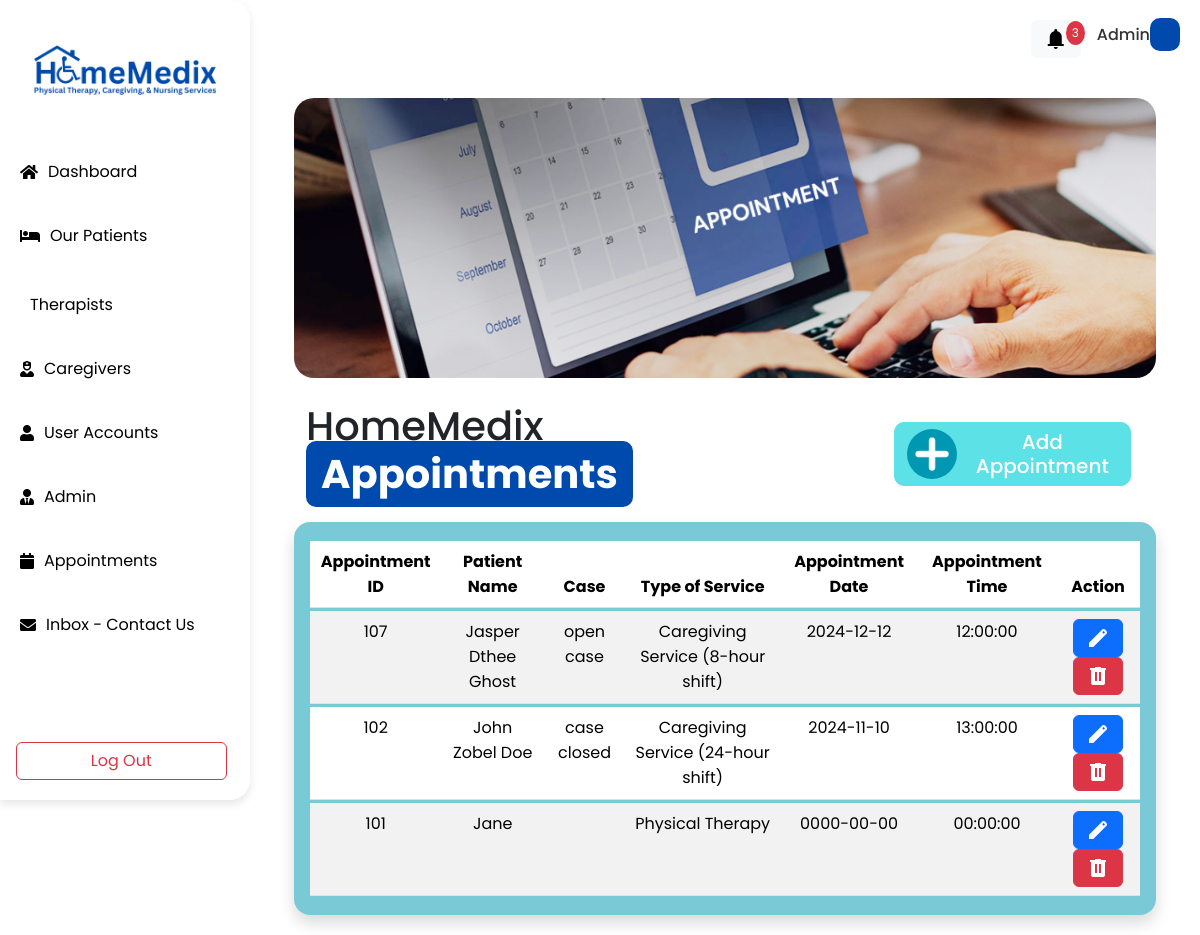
Page /admin/Admin_AppointmentRecord.php on the committed database.
### tables this page shows
CREATE TABLE `appointments` (
  `id` int(11) NOT NULL,
  `user_id` int(11) NOT NULL,
  `practitioner_id` int(11) NOT NULL,
  `fname` varchar(128) NOT NULL,
  `mname` varchar(128) NOT NULL,
  `lname` varchar(128) NOT NULL,
  `sex` tinyint(1) NOT NULL COMMENT '1-male, 2-female',
  `bday` date NOT NULL,
  `address` varchar(255) NOT NULL,
  `barangay` varchar(128) NOT NULL,
  `city` varchar(128) NOT NULL,
  `zip` varchar(32) NOT NULL,
  `appointment_case` text NOT NULL,
  `service` tinyint(1) NOT NULL,
  `payment` tinyint(1) NOT NULL,
  `appointment_date` date NOT NULL,
  `appointment_time` time NOT NULL,
  `email` varchar(255) NOT NULL,
  `phone` varchar(128) NOT NULL,
  `status` tinyint(1) NOT NULL COMMENT '0-draft, 1-pending, 2-approved',
  `created_at` timestamp NOT NULL DEFAULT current_timestamp()
);

### backend/function.php (called while the page is built, shortened)
<?php
function getTable($table){
    global $con;
    $table = mysqli_real_escape_string($con, $table);
    $query = "SELECT * FROM `$table` ORDER BY created_at DESC";
    return $query_run = mysqli_query($con, $query);
}
function getService($service){
    switch($service){
        case 0:
            return 'Physical Therapy';
        case 1:
            return 'Caregiving Service (8-hour shift)';
        case 3:
            return 'Caregiving Service (24-hour shift)';
    }
}
?>

### admin/Admin_AppointmentRecord.php (the view, shortened to what this page needs)
<?php
require_once('../backend/function.php');
?>
<html lang="en">
  <head>
    <link rel="stylesheet" href="https://cdnjs.cloudflare.com/ajax/libs/font-awesome/5.15.3/css/all.min.css">
    <link href="https://cdn.jsdelivr.net/npm/bootstrap@5.3.3/dist/css/bootstrap.min.css" rel="stylesheet">
    <link rel="stylesheet" href="Admin_Records.css">
  </head>
  <body>
    <div class="wrapper">
      <div class="sidebar">
        <div class="logo-container">
          <img src="img/logo.png" alt="Logo" class="logo">
        </div>
        <ul>
          <li>
            <a href="Admin_Dashboard.php">
              <i class="fas fa-home"></i>Dashboard </a>
          </li>
          <li>
            <a href="Admin_PatientRecord.php">
              <i class="fas fa-bed"></i>Our Patients </a>
          </li>
          <li>
            <a href="Admin_UserRecord.php?role=2">
              <i class="fas fa-user-doctor"></i>Therapists </a>
          </li>
          <li>
            <a href="Admin_UserRecord.php?role=3">
              <i class="fas fa-user-nurse"></i>Caregivers </a>
          </li>
          <li>
            <a href="Admin_UserRecord.php?role=1">
              <i class="fas fa-user"></i>User Accounts </a>
          </li>
          <li>
            <a href="Admin_UserRecord.php?role=0">
              <i class="fas fa-user-tie"></i>Admin </a>
          </li>
          <li>
            <a href="Admin_AppointmentRecord.php">
              <i class="fas fa-calendar"></i>Appointments </a>
          </li>
          <li>
            <a href="Admin_Inbox.php">
              <i class="fas fa-envelope"></i>Inbox - Contact Us </a>
          </li>
        </ul>
        <div class="logout-container">
          <a href="../backend/ajax.php?action=logout" class="ms-3 p-0 w-100"><button class="btn btn-outline-danger btn-logout">Log Out</button></a>
        </div>
      </div>
      <div class="main_content">
        <div class="header d-flex justify-content-end align-items-center">
            <button class="btn btn-light notification-btn">
                <span class="material-symbols-outlined">notifications</span>
                <span class="notification-badge">3</span>
            </button>
          <h6>Admin <span class="bordered-blue"><?= $_SESSION['fname'] . ' ' . $_SESSION['lname'] ?></span>
          </h6>
        </div>
        <div class="info">
          <div class="container-fluid">
            <div class="container">
              <div class="banner-container">
                <img src="img/Admin_Appointments.png" alt="Banner">
              </div>
              <div class="container mt-4">
                <div class="row align-items-center">
                  <div class="col-md-8">
                    <div class="text-container">
                      <h1>HomeMedix <span class="bordered-blue">Appointments</span>
                      </h1>
                    </div>
                  </div>
                  <div class="col-md-4 text-md-end">
                    <div class="button-container  d-flex justify-content-end">
                      <a href="./appointment.php" class="btn"><button type="button" class="btn btn-info d-flex align-items-center">
                        <img src="img/Add.png" alt="Icon">
                        <h5 class="white-text">Add Appointment</h5>
                      </button></a>
                    </div>
                  </div>
                </div>
              </div>
              <div class="table-container">
                <div class="p-3 rounded-4 shadow">
                  <table class="table table-striped text-center table-hover">
                    <thead>
                      <tr>
                        <th>Appointment ID</th>
                        <th>Patient Name</th>
                        <th>Case</th>
                        <th>Type of Service</th>
                        <th>Appointment Date</th>
                        <th>Appointment Time</th>
                        <th>Action</th>
                      </tr>
                    </thead>
                    <tbody>
                    <?php
                      $appointments = getTable('appointments');
                        if($appointments->num_rows > 0):
                          foreach($appointments as $appointment):
                            $fullname = $appointment['fname'] . ($appointment['mname'] ? ' ' . $appointment['mname'] : '') . ' ' . $appointment['lname'];
                      ?>
                      <tr>
                        <td><?= $appointment['id'] + 100 ?></td>
                        <td><?= $fullname ?? '' ?></td>
                        <td><?= $appointment['appointment_case'] ?></td>
                        <td><?= getService($appointment['service']) ?></td>
                        <td><?= $appointment['appointment_date'] ?></td>
                        <td><?= $appointment['appointment_time'] ?></td>
                        <td>
                            <a href="appointment.php?id=<?= $appointment['id'] ?>"><button type="button" class="btn btn-primary">
                                <span class="material-symbols-outlined">edit</span>
                            </button></a>
                            <button type="button" class="btn btn-danger del-btn" data-id="<?= $appointment['id'] ?>">
                                <span class="material-symbols-outlined">delete</span>
                            </button>
                        </td>
                      </tr>
                      <?php
                          endforeach;
                        else:
                      ?>
                      <tr>
                        <td colspan="6">No available data.</td>
                      </tr>
                    <?php
                      endif;
                    ?>
                    </tbody>
                  </table>
                </div>
              </div>
            </div>
          </div>
        </div>
      </div>
    </div>
  </body>
</html>

### admin/Admin_Records.css (style rules this page uses)
* { margin: 0; padding: 0; box-sizing: border-box; font-family: 'Poppins', sans-serif; }
.wrapper { display: flex; position: relative; }
.sidebar { width: 250px; height: 100vh; background: white; border-radius: 0 20px 20px 0; box-shadow: 0 4px 8px rgba(0, 0, 0, 0.1); position: fixed; }
.logo-container { display: flex; justify-content: center; align-items: center; padding: 20px 0; }
.logo { height: 100px; width: auto; }
.sidebar ul { padding: 0; }
.sidebar ul li { padding: 20px; }
.sidebar ul li a { color: black; text-decoration: none; display: flex; align-items: center; }
.sidebar ul li a .fas { margin-right: 10px; }
.logout-container { position: absolute; bottom: 20px; width: 100%; display: flex; justify-content: center; }
.btn-logout { width: 90%; }
.main_content { margin-left: 250px; width: calc(100% - 250px); }
.header { padding: 20px; background: white; color: #333; }
.info { margin: 20px; }
.notification-btn { position: relative; margin-right: 1rem; }
.notification-btn .material-symbols-outlined { font-size: 24px; }
.notification-badge { position: absolute; top: 0; right: -5px; background-color: #dc3545; color: #fff; font-size: 12px; padding: 3px 6px; border-radius: 100%; }
.bordered-blue { color: white; background-color: #004AAD; font-weight: 700; padding: 5px 15px; border-radius: 10px; }
.white-text { color: white; }
.banner-container { width: 100%; height: 35vh; display: flex; justify-content: center; align-items: center; overflow: hidden; }
.banner-container img { width: 100%; height: 100%; object-fit: cover; border-radius: 20px; }
.button-container button h4,h5 { margin: 0; }
.button-container button img { width: 50px; height: 50px; border-radius: 50px; margin-right: 10px; }
.btn-info { background-color: #5ce1e6; border-color: #5ce1e6; border-radius: 10px; }
.table-container { margin-top: 1rem; }
.table-container .p-3 { display: flex; flex-wrap: wrap; background-color: #0097b285; }
.table-container .p-3 table { padding: 0; margin: 0; border-spacing: 0 3px; border-collapse: separate; }
.table-container .p-3 table tr { height: 50px; text-align: center; }
.material-symbols-outlined { font-variation-settings: 'FILL' 1, 'wght' 400, 'GRAD' 0, 'opsz' 24 }

### rows in the picture
appointments: $appointment['id'] + 100 "107", fullname "Jasper Dthee Ghost", appointment_case "open case", service "Caregiving Service (8-hour shift)", appointment_date "2024-12-12", appointment_time "12:00:00"
appointments: $appointment['id'] + 100 "102", fullname "John Zobel Doe", appointment_case "case closed", service "Caregiving Service (24-hour shift)", appointment_date "2024-11-10", appointment_time "13:00:00"
appointments: $appointment['id'] + 100 "101", fullname "Jane", service "Physical Therapy", appointment_date "0000-00-00", appointment_time "00:00:00"
